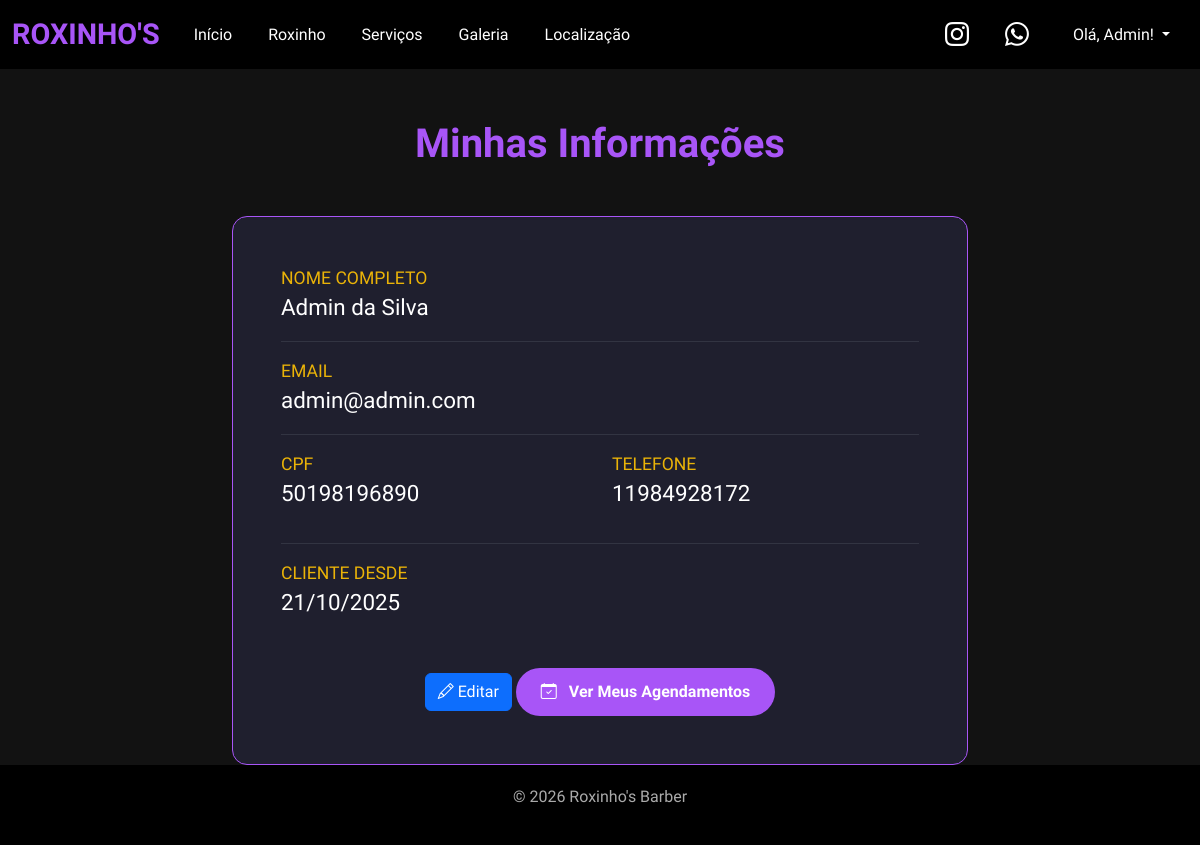
The page /app/views/usuario/meus_dados.php (signed in) on the database its author committed.
### tables this page shows
CREATE TABLE `usuario` (
  `usuario_id` int NOT NULL AUTO_INCREMENT,
  `usuario_email` varchar(255) NOT NULL,
  `usuario_nome` varchar(255) NOT NULL,
  `usuario_user` varchar(255) NOT NULL,
  `usuario_cpf` varchar(15) NOT NULL,
  `usuario_tel` varchar(14) NOT NULL,
  `usuario_senha` varchar(255) NOT NULL,
  `usuario_tipo` tinyint(1) NOT NULL,
  `usuario_data_cadastro` timestamp NOT NULL,
  PRIMARY KEY (`usuario_id`)
);

### app/views/usuario/meus_dados.php (the view, shortened to what this page needs)
<?php
require_once '../../config/database.php';
$usuario_id = $_SESSION['usuario_id'];
$stmt = $conn->prepare("SELECT usuario_nome, usuario_email, usuario_cpf, usuario_tel, usuario_data_cadastro FROM usuario WHERE usuario_id = ?");
$stmt->bind_param("i", $usuario_id);
$stmt->execute();
$result = $stmt->get_result();
$usuario = $result->fetch_assoc();
?>
<!DOCTYPE html>
<html lang="pt-br">
<head>
    <link href="https://cdn.jsdelivr.net/npm/bootstrap@5.3.3/dist/css/bootstrap.min.css" rel="stylesheet">
    <link href="https://cdn.jsdelivr.net/npm/bootstrap-icons@1.10.5/font/bootstrap-icons.css" rel="stylesheet">
</head>
<body>
<nav class="navbar navbar-expand-lg fixed-top navbar-dark">
  <div class="container-fluid">
    <a class="navbar-brand" href="../../../index.php">ROXINHO'S</a>
    <div class="collapse navbar-collapse justify-content-end" id="menu">
      <ul class="navbar-nav">
        <li class="nav-item"><a class="nav-link" href="../../../index.php#inicio">Início</a></li>
        <li class="nav-item"><a class="nav-link" href="../../../index.php#roxinho">Roxinho</a></li>
        <li class="nav-item"><a class="nav-link" href="../../../index.php#servicos">Serviços</a></li>
        <li class="nav-item"><a class="nav-link" href="../../../index.php#galeria">Galeria</a></li>
        <li class="nav-item"><a class="nav-link" href="../../../index.php#localizacao">Localização</a></li>
      </ul>
      <ul class="navbar-nav ms-auto align-items-center">
        <li class="nav-item"><a href="#" class="nav-link"><i class="bi bi-instagram fs-4"></i></a></li>
        <li class="nav-item me-2"><a href="#" class="nav-link"><i class="bi bi-whatsapp fs-4"></i></a></li>
        <?php if (isset($_SESSION['usuario_id'])): ?>
            <li class="nav-item dropdown">
                <a class="nav-link dropdown-toggle" href="#" id="navbarDropdown" role="button" data-bs-toggle="dropdown" aria-expanded="false">
                    Olá, <?php echo htmlspecialchars(explode(' ', $_SESSION['usuario_nome'])[0]); ?>!
                </a>
            </li>
        <?php else: ?>
            <li class="nav-item">
                <a href="login.php" class="btn btn-purple">Login</a>
            </li>
        <?php endif; ?>
      </ul>
    </div>
  </div>
</nav>
<main class="container" style="padding-top: 120px; padding-bottom: 80px;">
    <div class="row justify-content-center">
        <div class="col-lg-8">
            <h2 class="section-title text-center mb-5">Minhas Informações</h2>
            <div class="card-dados p-4 p-md-5">
                <div class="card-body">
                    <div class="info-item">
                        <div class="info-label">Nome Completo</div>
                        <div class="info-value"><?php echo htmlspecialchars($usuario['usuario_nome']); ?></div>
                    </div>
                    <hr class="border-secondary">
                    <div class="info-item">
                        <div class="info-label">Email</div>
                        <div class="info-value"><?php echo htmlspecialchars($usuario['usuario_email']); ?></div>
                    </div>
                    <hr class="border-secondary">
                    <div class="row">
                        <div class="col-md-6 info-item">
                            <div class="info-label">CPF</div>
                            <div class="info-value"><?php echo htmlspecialchars($usuario['usuario_cpf'] ?: 'Não informado'); ?></div>
                        </div>
                        <div class="col-md-6 info-item">
                            <div class="info-label">Telefone</div>
                            <div class="info-value"><?php echo htmlspecialchars($usuario['usuario_tel'] ?: 'Não informado'); ?></div>
                        </div>
                    </div>
                    <hr class="border-secondary">
                     <div class="info-item">
                        <div class="info-label">Cliente Desde</div>
                        <div class="info-value"><?php echo date('d/m/Y', strtotime($usuario['usuario_data_cadastro'])); ?></div>
                    </div>
                    <div class="text-center mt-5">
                        <a href="editarUsuarioViews.php" class="btn btn-primary"><i class="bi bi-pencil"></i> Editar</a>
                        <a href="meus_agendamentos.php" class="btn btn-purple"><i class="bi bi-calendar-check me-2"></i> Ver Meus Agendamentos</a>
                        </div>
                </div>
            </div>
        </div>
    </div>
</main>
<footer class="fixed-bottom">
    <div class="container">
        <p>© <?php echo date("Y"); ?> Roxinho's Barber</p>
    </div>
</footer>
</body>
</html>

### app/views/usuario/meus_dados.php (style rules this page uses)
:root { --cor-fundo: #121212; --cor-fundo-modal: #1f1f2e; --cor-texto: #fff; --cor-primaria: #a855f7; --cor-secundaria: #eab308; }
body { font-family: 'Barlow Condensed', sans-serif; background-color: var(--cor-fundo); color: var(--cor-texto); }
.navbar { background-color: #000; }
.navbar-brand { font-size: 1.8rem; font-weight: bold; color: var(--cor-primaria) !important; }
.nav-link { color: #fff !important; margin: 0 10px; }
.btn-purple { background-color: var(--cor-primaria); color: white; border-radius: 30px; transition: 0.3s; border: none; padding: 12px 25px; font-weight: bold; }
.section-title { font-size: 2.5rem; color: var(--cor-primaria); font-weight: bold; }
.card-dados { background-color: var(--cor-fundo-modal); border: 1px solid var(--cor-primaria); border-radius: 15px; }
.info-item { margin-bottom: 1rem; }
.info-label { color: var(--cor-secundaria); font-size: 1.1rem; text-transform: uppercase; }
.info-value { font-size: 1.4rem; }
footer { background-color: #000; padding: 20px 0; text-align: center; color: #aaa; }

### rows shown on the page
usuario: usuario_nome "Admin da Silva", usuario_email "admin@admin.com", usuario_cpf "50198196890", usuario_tel "11984928172", usuario_data_cadastro "21/10/2025"

### other values the page prints
explode(' ', $_SESSION['usuario_nome'])[0] "Admin"
